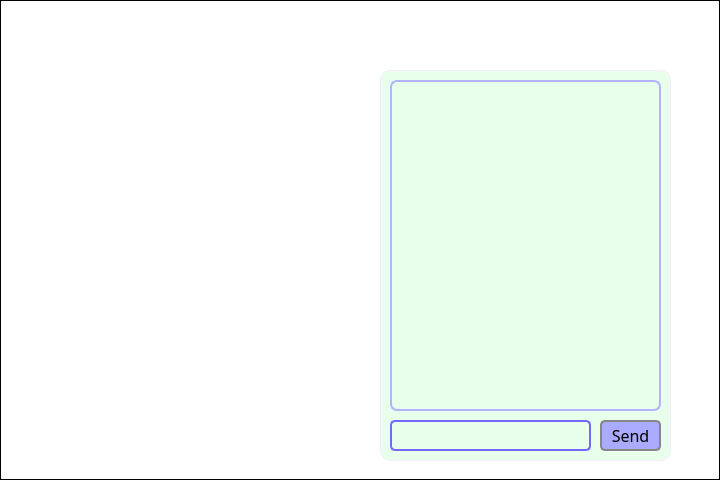
<?xml version="1.0" encoding="UTF-8"?>
<ui version="4.0">
 <class>ChatWindow3</class>
 <widget class="QWidget" name="ChatWindow3">
  <property name="geometry">
   <rect>
    <x>0</x>
    <y>0</y>
    <width>720</width>
    <height>480</height>
   </rect>
  </property>
  <property name="windowTitle">
   <string>Chat3</string>
  </property>
  <property name="styleSheet">
   <string notr="true">background-color: rgb(255,255,255);
border: 1px solid black;
border-color: rgb(0, 0, 0);</string>
  </property>
  <widget class="QGroupBox" name="chatgroupBox">
   <property name="geometry">
    <rect>
     <x>380</x>
     <y>70</y>
     <width>291</width>
     <height>391</height>
    </rect>
   </property>
   <property name="styleSheet">
    <string notr="true">background-color: rgb(231, 255, 235);
border-color: rgb(246, 235, 255);
border-radius: 10px;</string>
   </property>
   <property name="title">
    <string/>
   </property>
   <widget class="QLineEdit" name="messageInput">
    <property name="enabled">
     <bool>true</bool>
    </property>
    <property name="geometry">
     <rect>
      <x>10</x>
      <y>350</y>
      <width>201</width>
      <height>31</height>
     </rect>
    </property>
    <property name="styleSheet">
     <string notr="true">QLineEdit{
	border:2px solid rgb(116, 103, 255);
	border-radius:5px;
 
	
	color: rgb(61, 61, 61);
	background-color: transparent;
	font: 9pt &quot;Sans Serif&quot;;
}</string>
    </property>
   </widget>
   <widget class="QPushButton" name="sendButton">
    <property name="geometry">
     <rect>
      <x>220</x>
      <y>350</y>
      <width>61</width>
      <height>31</height>
     </rect>
    </property>
    <property name="font">
     <font>
      <family>Quicksand Medium</family>
      <pointsize>12</pointsize>
     </font>
    </property>
    <property name="styleSheet">
     <string notr="true">QPushButton{
	border: 2px solid rgb(135, 135, 135);
	color: rgb(0, 0, 0);
	background-color: rgb(170, 170, 255);
	border-radius: 5px;
}

QPushButton:hover {
    background-color: rgb(255, 251, 144);
    color: rgb(195, 193, 255);
}</string>
    </property>
    <property name="text">
     <string>Send</string>
    </property>
   </widget>
   <widget class="QPlainTextEdit" name="messageDisplay">
    <property name="enabled">
     <bool>false</bool>
    </property>
    <property name="geometry">
     <rect>
      <x>10</x>
      <y>10</y>
      <width>271</width>
      <height>331</height>
     </rect>
    </property>
    <property name="styleSheet">
     <string notr="true">background-color: transparent;
border:2px solid rgb(181, 178, 255);
border-radius: 7px;
color: rgb(56, 56, 56);
font: 12pt &quot;Quicksand&quot;;
</string>
    </property>
   </widget>
  </widget>
 </widget>
 <resources/>
 <connections/>
</ui>
